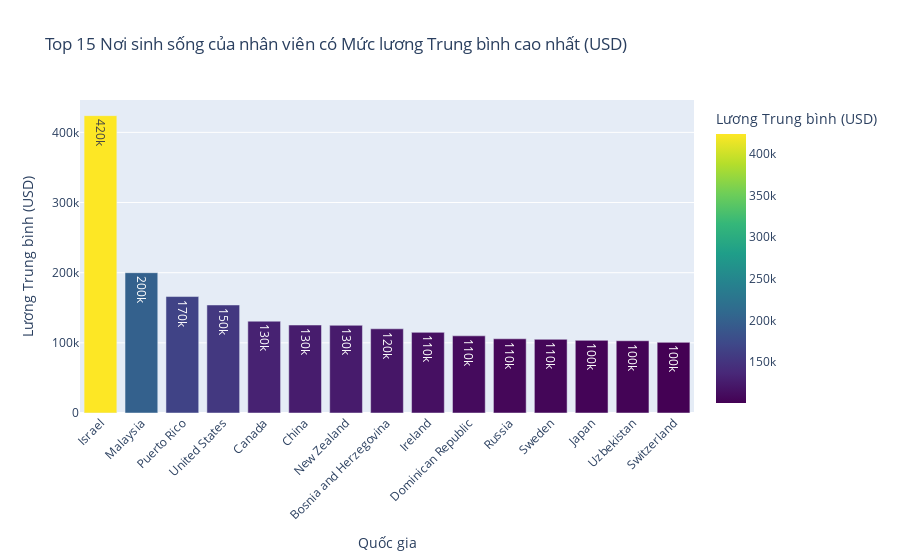

Notebook cell for this chart:
### Code cell
# 2. Vẽ biểu đồ cột cho Top 15 quốc gia Nơi sinh sống của nhân viên được trả lương cao nhất 
top_n = 15

fig = px.bar(country_emp_salary.sort_values(by='salary_in_usd', ascending=False).head(top_n),
            x='employee_residence',
            y='salary_in_usd',
            title=f'Top {top_n} Nơi sinh sống của nhân viên có Mức lương Trung bình cao nhất (USD)',
            labels={'salary_in_usd': 'Lương Trung bình (USD)', 'employee_residence': 'Quốc gia'},
            text_auto='.2s', # Hiển thị số liệu trên cột (dạng rút gọn 100k)
            color='salary_in_usd',
            color_continuous_scale='Viridis',
            )

fig.update_layout(xaxis_tickangle=-45) # Xoay nhãn trục X để dễ đọc
fig.show()

### Figure 1 — Plotly figure (JSON) as saved in the notebook; plotly's stock layout.template omitted (floating-point values rounded to 4 significant figures)
{"data": [{"hovertemplate": "Quốc gia=%{x}<br>Lương Trung bình (USD)=%{marker.color}<extra></extra>", "legendgroup": "", "marker": {"color": [423800.0, 200000.0, 166000.0, 154000.0, 130900.0, 125400.0, 125000.0, 120000.0, 114900.0, 110000.0, 105800.0, 105000.0, 103500.0, 103000.0, 100700.0], "coloraxis": "coloraxis", "pattern": {"shape": ""}}, "name": "", "orientation": "v", "showlegend": false, "textposition": "auto", "texttemplate": "%{y:.2s}", "type": "bar", "x": ["Israel", "Malaysia", "Puerto Rico", "United States", "Canada", "China", "New Zealand", "Bosnia and Herzegovina", "Ireland", "Dominican Republic", "Russia", "Sweden", "Japan", "Uzbekistan", "Switzerland"], "xaxis": "x", "y": [423800.0, 200000.0, 166000.0, 154000.0, 130900.0, 125400.0, 125000.0, 120000.0, 114900.0, 110000.0, 105800.0, 105000.0, 103500.0, 103000.0, 100700.0], "yaxis": "y"}], "layout": {"barmode": "relative", "coloraxis": {"colorbar": {"title": {"text": "Lương Trung bình (USD)"}}, "colorscale": [[0, "#440154"], [0.1111, "#482878"], [0.2222, "#3e4989"], [0.3333, "#31688e"], [0.4444, "#26828e"], [0.5556, "#1f9e89"], [0.6667, "#35b779"], [0.7778, "#6ece58"], [0.8889, "#b5de2b"], [1, "#fde725"]]}, "legend": {"tracegroupgap": 0}, "title": {"text": "Top 15 Nơi sinh sống của nhân viên có Mức lương Trung bình cao nhất (USD)"}, "xaxis": {"anchor": "y", "domain": [0, 1], "tickangle": -45, "title": {"text": "Quốc gia"}}, "yaxis": {"anchor": "x", "domain": [0, 1], "title": {"text": "Lương Trung bình (USD)"}}}}
